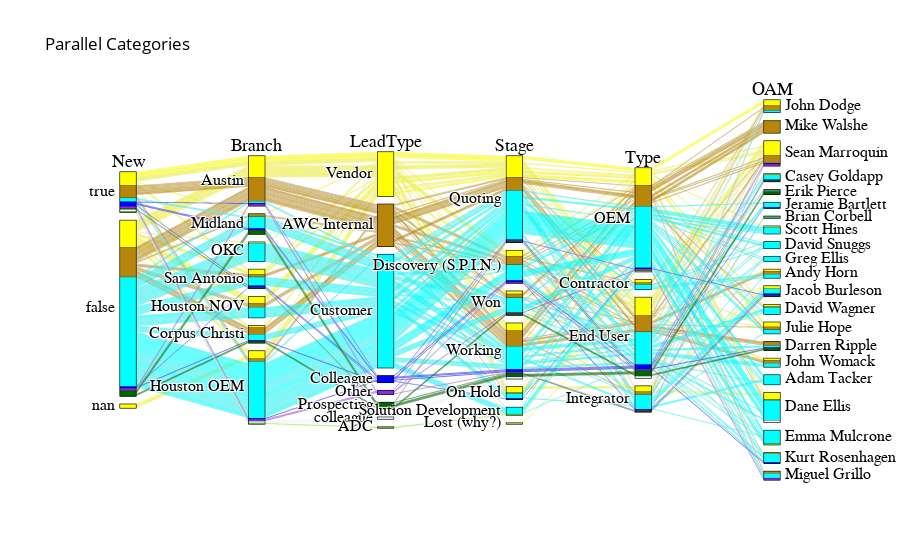

Notebook code for this chart:
### Code cell
import copy

ggroup_options = ['Div','Branch','OAM','LeadType','Customer',
    'Type','New','City, St','KeyVendor','Stage','UpdateDate']
group_options = ['Branch','LeadType','Type','New','Stage','OAM']
goptions = ['New','Branch','LeadType','Stage','Type','OAM']


d_code = {}
for d in goptions:
    d_code[d] = {j:i for i,j in enumerate(df_num[d].unique())}


df_parcat = copy.copy(df_num)

dimensions = []
for d in goptions:
    
    uniques = [j for i,j in enumerate(df_parcat[d].unique())]
    codes = [i for i,j in enumerate(df_parcat[d].unique())]
    
    df_parcat[d] = df_parcat[d].replace(uniques,codes)
    dimensions.append(go.parcats.Dimension(
        values=df_parcat[d],
        label=d,
        categoryarray=list(d_code[d].values()),
        ticktext=list(d_code[d].keys()),
        ))


colorlist = ['mediumturquoise', 'mediumvioletred', 'midnightblue',
            'mintcream', 'mistyrose', 'moccasin', 'navajowhite', 'navy',
            'oldlace', 'olive', 'olivedrab', 'orange', 'pink',
            'orchid', 'palegoldenrod', 'palegreen', 'paleturquoise',
            'black', 'papayawhip', 'orange', 'peru', 'pink',
             'aliceblue', 'red', 'aqua', 'aquamarine', 'azure',
            'beige', 'bisque', 'black', 'blanchedalmond', 'blue',
            'blueviolet', 'brown', 'burlywood', 'cadetblue',
            'chartreuse', 'chocolate', 'coral', 'cornflowerblue',
            'cornsilk', 'crimson', 'cyan', 'darkblue', 'darkcyan',
            'darkgoldenrod', 'darkgray', 'darkgrey', 'darkgreen',
            'darkkhaki']    
colordict = {'Branch':['greenyellow', 'orange', 'hotpink', 'darkgreen','cyan','brown','blueviolet'],
             'LeadType':['yellow','darkgoldenrod','aqua','blue','blueviolet','darkgreen','aliceblue','lawngreen'],
             'Type':['Orange','green','cyan','violet'],
             'New':['cadetblue', 'burlywood', 'brown'],
             'Stage':['palegoldenrod', 'forestgreen', 'paleturquoise','orange','brown', 'palegreen', 'fuchsia'],
             'OAM':['orchid', 'palegoldenrod', 'palegreen', 'paleturquoise',
                'tomato', 'turquoise','violet', 'darkgreen', 'peru', 'pink',
                'plum', 'powderblue', 'purple', 'red', 'rosybrown',
                'royalblue', 'saddlebrown', 'salmon', 'sandybrown',
                'seagreen', 'seashell', 'gold', 'silver', 'skyblue',]}
    
#np.random.choice(5, 3)
dimension = "LeadType"
# Create parcats trace
color = df_parcat[dimension];
#colorscale = [[0, 'lightsteelblue'], [1, 'mediumseagreen']];
#colorscale = [[color.unique()[i],colorlist[i]] for i in range(len(color.unique()))]
colorscale = colorlist;



fig = go.Figure(data = [go.Parcats(dimensions=dimensions,
        line={'color': color, 'colorscale': list(colordict[dimension])},
        hoveron='color', hoverinfo='count+probability',
        labelfont={'size': 18, 'family': 'Times'},
        tickfont={'size': 16, 'family': 'Times'},
        arrangement='freeform')])



print(fig.data)

title = "Parallel Categories"
fig.update_layout(title = title,
                  #width=1750,
                  #height=500,
                  font=dict(
                      #family="Courier New, monospace",
                      size=12,
                      color="#000000"
                        )
                 )
fig.show()

### Figure 1 — Plotly figure (JSON) as saved in the notebook; plotly's stock layout.template omitted (floating-point values rounded to 4 significant figures; data arrays with more than 128 entries replaced by an {"elided": "..."} marker saying what was removed)
{"data": [{"arrangement": "freeform", "dimensions": [{"categoryarray": [0, 1, 2], "label": "New", "ticktext": [true, false, "nan"], "values": {"elided": "229 int values"}}, {"categoryarray": [0, 1, 2, 3, 4, 5, 6], "label": "Branch", "ticktext": ["Austin", "Midland", "OKC", "San Antonio", "Houston NOV", "Corpus Christi", "Houston OEM"], "values": {"elided": "229 int values"}}, {"categoryarray": [0, 1, 2, 3, 4, 5, 6, 7], "label": "LeadType", "ticktext": ["Vendor", "AWC Internal", "Customer", "Colleague", "Other", "Prospecting", "colleague", "ADC"], "values": {"elided": "229 int values"}}, {"categoryarray": [0, 1, 2, 3, 4, 5, 6], "label": "Stage", "ticktext": ["Quoting", "Discovery (S.P.I.N.)", "Won", "Working", "On Hold", "Solution Development", "Lost (why?)"], "values": {"elided": "229 int values"}}, {"categoryarray": [0, 1, 2, 3], "label": "Type", "ticktext": ["OEM", "Contractor", "End User", "Integrator"], "values": {"elided": "229 int values"}}, {"categoryarray": [0, 1, 2, 3, 4, 5, 6, 7, 8, 9, 10, 11, 12, 13, 14, 15, 16, 17, 18, 19, 20], "label": "OAM", "ticktext": ["John Dodge", "Mike Walshe", "Sean Marroquin", "Casey Goldapp", "Erik Pierce", "Jeramie Bartlett", "Brian Corbell", "Scott Hines", "David Snuggs", "Greg Ellis", "Andy Horn", "Jacob Burleson", "David Wagner", "Julie Hope", "Darren Ripple", "John Womack", "Adam Tacker", "Dane Ellis", "Emma Mulcrone", "Kurt Rosenhagen", "Miguel Grillo"], "values": {"elided": "229 int values"}}], "hoverinfo": "count+probability", "hoveron": "color", "labelfont": {"family": "Times", "size": 18}, "line": {"color": {"elided": "229 int values"}, "colorscale": [[0, "yellow"], [0.1429, "darkgoldenrod"], [0.2857, "aqua"], [0.4286, "blue"], [0.5714, "blueviolet"], [0.7143, "darkgreen"], [0.8571, "aliceblue"], [1, "lawngreen"]]}, "tickfont": {"family": "Times", "size": 16}, "type": "parcats"}], "layout": {"font": {"color": "#000000", "size": 12}, "title": {"text": "Parallel Categories"}}}
